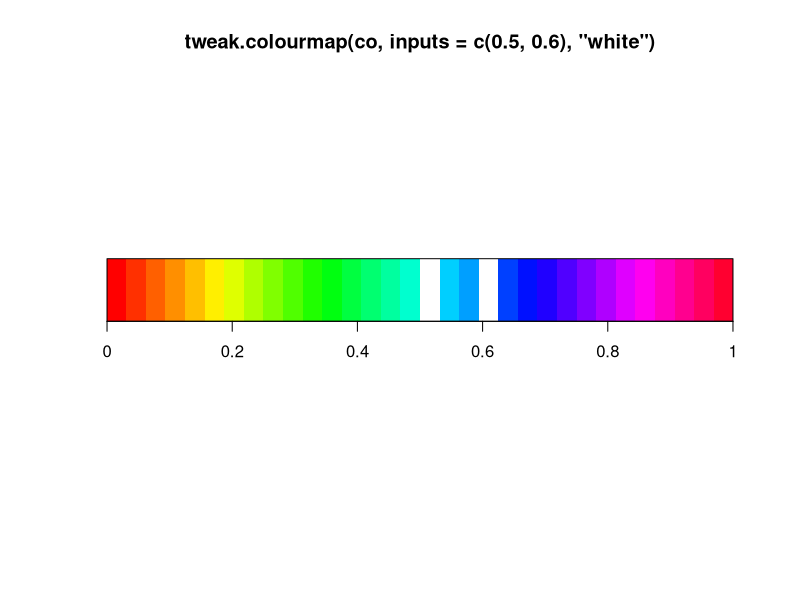
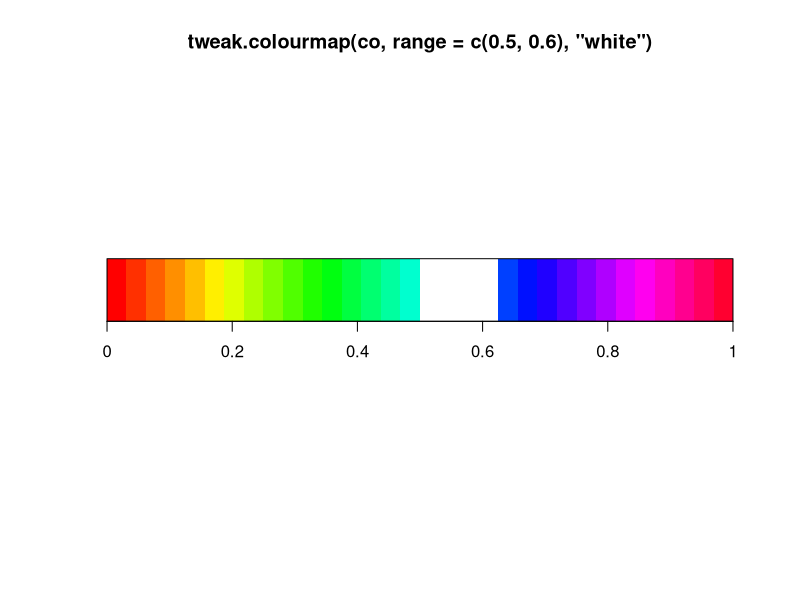

Write R code to recreate these figures, in order.
library(spatstat)


### Name: tweak.colourmap
### Title: Change Colour Values in a Colour Map
### Aliases: tweak.colourmap
### Keywords: spatial color

### ** Examples

  co <- colourmap(rainbow(32), range=c(0,1))
  plot(tweak.colourmap(co, inputs=c(0.5, 0.6), "white"))
  plot(tweak.colourmap(co, range=c(0.5,0.6), "white"))
